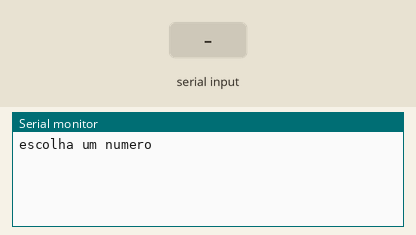
This sketch was run on a simulated Arduino Uno, built with avr-gcc and run on an emulated ATmega328P. Parts: the last lines printed to the serial monitor. The inputs (shaded band) are chosen by the test bench.

Above: at 1.2 s.
1.3 s: "90,45\n" received over Serial
At 2.1 s:
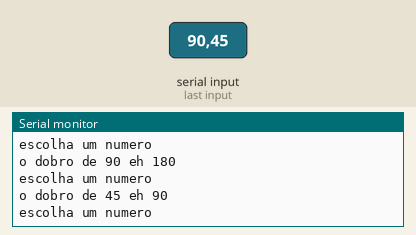
2.8 s: "30,150\n" received over Serial
At 4.5 s:
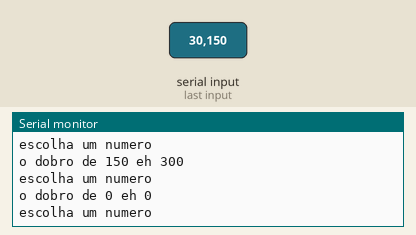
Timing chart, 0 to 6.0 s (numbered marks = the images above; inputs shaded):
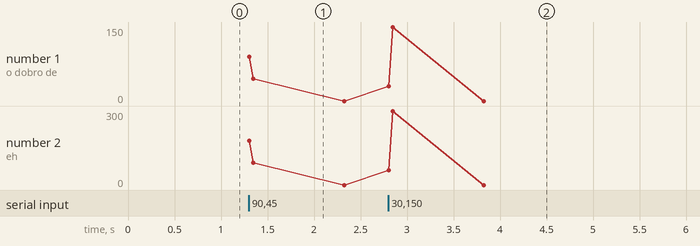

Measured:
- after the input at 1.3 s, the serial monitor: prints a new line at once (image 1)
- after the input at 2.8 s, the serial monitor: prints a new line at once (image 2)

The sketch:

lopal_1_a_3_3.ino
```cpp
// C++ code
long numero = 0;
long resultado = 0;
void setup()
{
  Serial.begin(9600);
}

void loop()
{
Serial.println("escolha um numero");
while ( ! Serial.available() );
numero = Serial.parseInt();

resultado = numero + numero;

Serial.println("o dobro de " + String(numero) + " eh " + String(resultado));
Serial.println();
}
```
